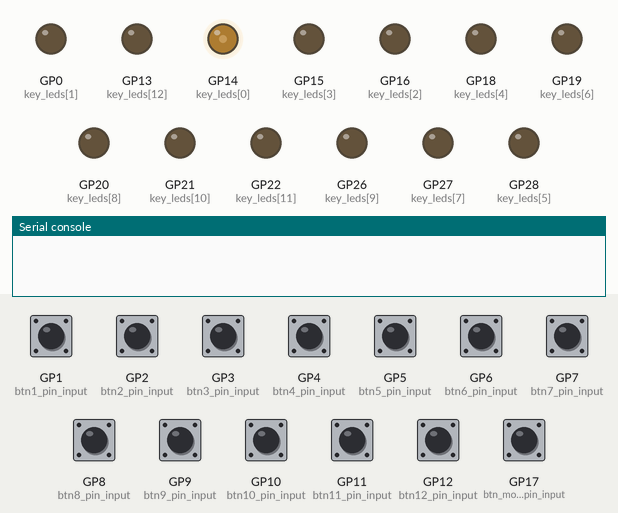
Recording of a program running on a simulated Raspberry Pi Pico running CircuitPython. Shown: output pins drawn as LEDs (lit = HIGH), the last lines printed to the serial console. The inputs (shaded band) are chosen by the test bench; at power-on: GP1 (btn1_pin_input), GP2 (btn2_pin_input), GP3 (btn3_pin_input), GP4 (btn4_pin_input), GP5 (btn5_pin_input), GP6 (btn6_pin_input), GP7 (btn7_pin_input), GP8 (btn8_pin_input), GP9 (btn9_pin_input), GP10 (btn10_pin_input), GP11 (btn11_pin_input), GP12 (btn12_pin_input), GP17 (btn_mod_pin_input) HIGH. USB keyboard and mouse output is not drawn.

Above: at 0.1 s.
At 9.3 s:
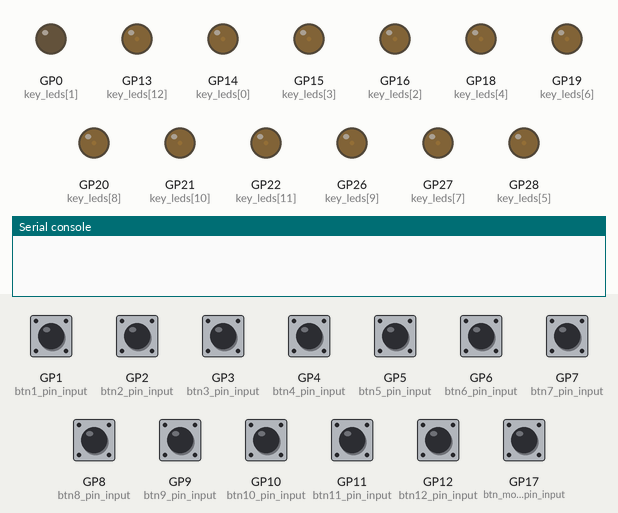
9.4 s: GP1 (btn1_pin_input) pulled LOW for 0.15 s
11.1 s: GP2 (btn2_pin_input) pulled LOW for 0.15 s
At 12.0 s:
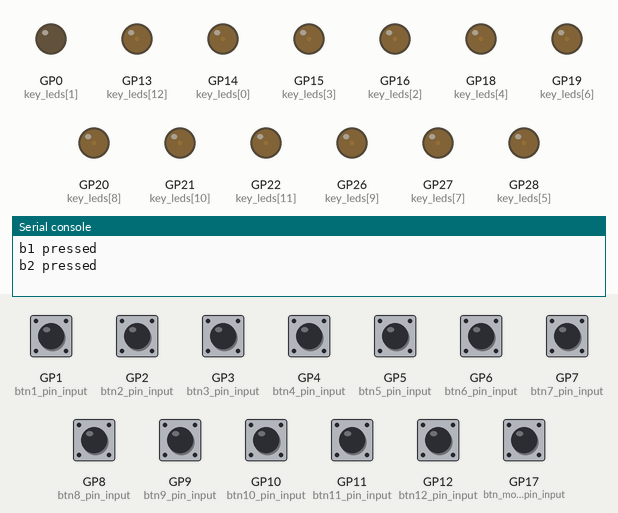
12.7 s: GP3 (btn3_pin_input) pulled LOW for 0.15 s
14.4 s: GP4 (btn4_pin_input) pulled LOW for 0.15 s
16.1 s: GP5 (btn5_pin_input) pulled LOW for 0.15 s
17.8 s: GP6 (btn6_pin_input) pulled LOW for 0.15 s
Timing chart, 0 to 20.5 s (numbered marks = the images above; inputs shaded):
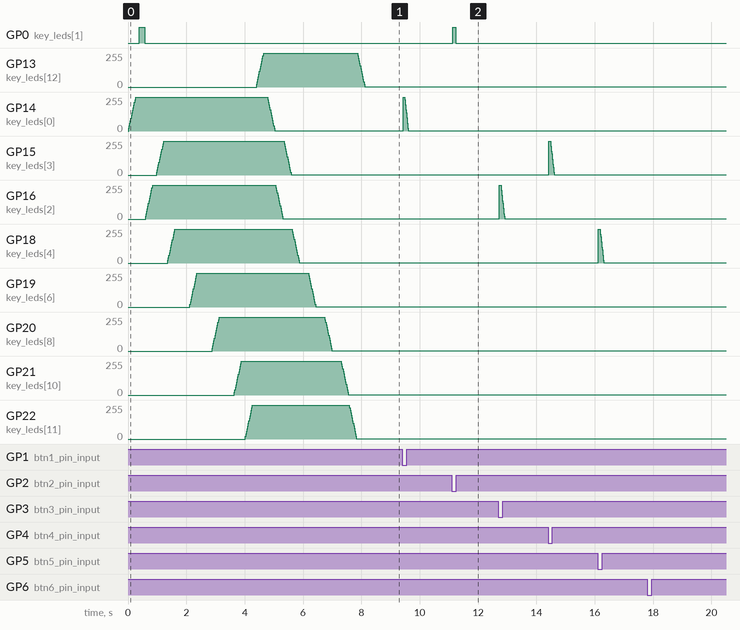

Measured:
- after the input at 11.1 s, GP0 (key_leds[1]): LOW → HIGH at once, → LOW 0.10 s later

The program:

code.py
```python
#Version 1.1.5

import time
import board
import digitalio
import pwmio
from adafruit_debouncer import Button
import usb_hid
from adafruit_hid.keyboard import Keyboard
from adafruit_hid.keycode import Keycode

# Define Environment Variables
keyboard = Keyboard(usb_hid.devices)

ModVAR = ["ENTER"]
BTN_1_VAR = ["F13"]
BTN_2_VAR = ["F14"]
BTN_3_VAR = ["F15"]
BTN_4_VAR = ["F16"]
BTN_5_VAR = ["F17"]
BTN_6_VAR = ["F18"]
BTN_7_VAR = ["F19"]
BTN_8_VAR = ["F20"]
BTN_9_VAR = ["GUI", "L"]
BTN_10_VAR = ["F21"]
BTN_11_VAR = ["F22"]
BTN_12_VAR = ["F23"]

# Setup GPIO Keyboard Pins
btn1_pin_input = digitalio.DigitalInOut(board.GP1)
btn2_pin_input = digitalio.DigitalInOut(board.GP2)
btn3_pin_input = digitalio.DigitalInOut(board.GP3)
btn4_pin_input = digitalio.DigitalInOut(board.GP4)
btn5_pin_input = digitalio.DigitalInOut(board.GP5)
btn6_pin_input = digitalio.DigitalInOut(board.GP6)
btn7_pin_input = digitalio.DigitalInOut(board.GP7)
btn8_pin_input = digitalio.DigitalInOut(board.GP8)
btn9_pin_input = digitalio.DigitalInOut(board.GP9)
btn10_pin_input = digitalio.DigitalInOut(board.GP10)
btn11_pin_input = digitalio.DigitalInOut(board.GP11)
btn12_pin_input = digitalio.DigitalInOut(board.GP12)
btn_mod_pin_input = digitalio.DigitalInOut(board.GP17)

# Setup GPIO Keyboard Pins Direction
for btn in [btn1_pin_input, btn2_pin_input, btn3_pin_input, btn4_pin_input, btn5_pin_input, btn6_pin_input,
            btn7_pin_input, btn8_pin_input, btn9_pin_input, btn10_pin_input, btn11_pin_input, btn12_pin_input, btn_mod_pin_input]:
    btn.switch_to_input(pull=digitalio.Pull.UP)

# Define As A Button And Debounce
btn1_pin = Button(btn1_pin_input, value_when_pressed=False)
btn2_pin = Button(btn2_pin_input, value_when_pressed=False)
btn3_pin = Button(btn3_pin_input, value_when_pressed=False)
btn4_pin = Button(btn4_pin_input, value_when_pressed=False)
btn5_pin = Button(btn5_pin_input, value_when_pressed=False)
btn6_pin = Button(btn6_pin_input, value_when_pressed=False)
btn7_pin = Button(btn7_pin_input, value_when_pressed=False)
btn8_pin = Button(btn8_pin_input, value_when_pressed=False)
btn9_pin = Button(btn9_pin_input, value_when_pressed=False)
btn10_pin = Button(btn10_pin_input, value_when_pressed=False)
btn11_pin = Button(btn11_pin_input, value_when_pressed=False)
btn12_pin = Button(btn12_pin_input, value_when_pressed=False)
btn_mod_pin = Button(btn_mod_pin_input, value_when_pressed=False)

# Setup GPIO LED Pins
key_leds = [
    pwmio.PWMOut(board.GP14, frequency=5000, duty_cycle=0),
    digitalio.DigitalInOut(board.GP0),
    pwmio.PWMOut(board.GP16, frequency=5000, duty_cycle=0),
    pwmio.PWMOut(board.GP15, frequency=5000, duty_cycle=0),
    pwmio.PWMOut(board.GP18, frequency=5000, duty_cycle=0),
    pwmio.PWMOut(board.GP28, frequency=5000, duty_cycle=0),
    pwmio.PWMOut(board.GP19, frequency=5000, duty_cycle=0),
    pwmio.PWMOut(board.GP27, frequency=5000, duty_cycle=0),
    pwmio.PWMOut(board.GP20, frequency=5000, duty_cycle=0),
    pwmio.PWMOut(board.GP26, frequency=5000, duty_cycle=0),
    pwmio.PWMOut(board.GP21, frequency=5000, duty_cycle=0),
    pwmio.PWMOut(board.GP22, frequency=5000, duty_cycle=0),
    pwmio.PWMOut(board.GP13, frequency=5000, duty_cycle=0),

]

# Set GP0 as output
key_leds[1].direction = digitalio.Direction.OUTPUT

# Function to send multiple keycodes
def send_keys(keycodes):
    key_list = [getattr(Keycode, key) for key in keycodes]
    keyboard.send(*key_list)

# Function to quickly light up and fade out an LED
def fade_led(led):
    if isinstance(led, pwmio.PWMOut):
        # Turn LED on quickly
        led.duty_cycle = 65535
        time.sleep(0.05)  # Short delay to keep the LED on at full brightness
        # Gradually fade out the LED
        for i in range(65535, 0, -5000):
            led.duty_cycle = i
            time.sleep(0.01)

def flash_led(led):
    if isinstance(led, digitalio.DigitalInOut):

        led.value = True
        time.sleep(0.1)
        led.value = False

def power_on_animation():
    for led in key_leds:
        if isinstance(led, pwmio.PWMOut):

            for i in range(0, 65535, 5000):
                led.duty_cycle = i
                time.sleep(0.02)
            time.sleep(0.1)
        elif isinstance(led, digitalio.DigitalInOut):
            # Turn on non-PWM LED (GP0) and then turn it off
            led.value = True
            time.sleep(0.2)
            led.value = False

    # Fade out all PWM LEDs at the end of the animation
    for led in key_leds:
        if isinstance(led, pwmio.PWMOut):
            for i in range(65535, 0, -5000):
                led.duty_cycle = i
                time.sleep(0.02)


power_on_animation()


while True:
    btn1_pin.update()
    btn2_pin.update()
    btn3_pin.update()
    btn4_pin.update()
    btn5_pin.update()
    btn6_pin.update()
    btn7_pin.update()
    btn8_pin.update()
    btn9_pin.update()
    btn10_pin.update()
    btn11_pin.update()
    btn12_pin.update()
    btn_mod_pin.update()

    if btn1_pin.pressed:
        print("b1 pressed")
        send_keys(BTN_1_VAR)
        fade_led(key_leds[0])

    if btn2_pin.pressed:
        print("b2 pressed")
        send_keys(BTN_2_VAR)
        flash_led(key_leds[1])  # Use flash_led for GP0

    if btn3_pin.pressed:
        print("b3 pressed")
        send_keys(BTN_3_VAR)
        fade_led(key_leds[2])

    if btn4_pin.pressed:
        print("b4 pressed")
        send_keys(BTN_4_VAR)
        fade_led(key_leds[3])

    if btn5_pin.pressed:
        print("b5 pressed")
        send_keys(BTN_5_VAR)
        fade_led(key_leds[4])

    if btn6_pin.pressed:
        print("b6 pressed")
        send_keys(BTN_6_VAR)
        fade_led(key_leds[5])

    if btn7_pin.pressed:
        print("b7 pressed")
        send_keys(BTN_7_VAR)
        fade_led(key_leds[6])

    if btn8_pin.pressed:
        print("b8 pressed")
        send_keys(BTN_8_VAR)
        fade_led(key_leds[7])

    if btn9_pin.pressed:
        print("b9 pressed")
        send_keys(BTN_9_VAR)
        fade_led(key_leds[8])

    if btn10_pin.pressed:
        print("b10 pressed")
        send_keys(BTN_10_VAR)
        fade_led(key_leds[9])

    if btn11_pin.pressed:
        print("b11 pressed")
        send_keys(BTN_11_VAR)
        fade_led(key_leds[10])

    if btn12_pin.pressed:
        print("b12 pressed")
        send_keys(BTN_12_VAR)
        fade_led(key_leds[11])

    if btn_mod_pin.pressed:
        print("BTN_MOD_13 pressed")
        send_keys(ModVAR)
        fade_led(key_leds[12])
```
